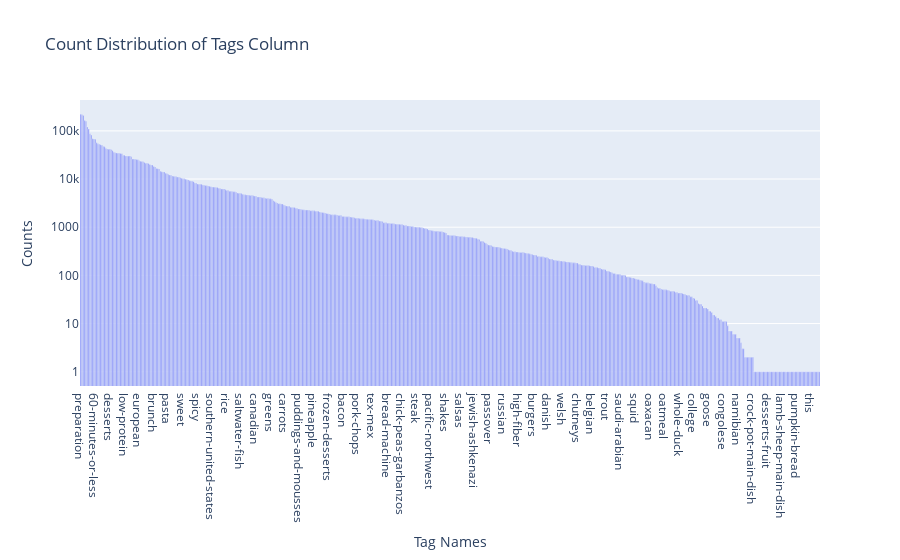

Notebook cell for this chart:
### Code cell
obj.display_tag_distribution()

### Figure 1 — Plotly figure (JSON) as saved in the notebook; plotly's stock layout.template omitted (floating-point values rounded to 4 significant figures; data arrays with more than 128 entries replaced by an {"elided": "..."} marker saying what was removed)
{"data": [{"alignmentgroup": "True", "hovertemplate": "0=%{x}<br>1=%{y}<extra></extra>", "legendgroup": "", "marker": {"color": "#636efa", "pattern": {"shape": ""}}, "name": "", "offsetgroup": "", "orientation": "v", "showlegend": false, "textposition": "auto", "type": "bar", "x": {"elided": "557 str values"}, "xaxis": "x", "y": {"elided": "557 int values"}, "yaxis": "y"}], "layout": {"barmode": "relative", "legend": {"tracegroupgap": 0}, "title": {"text": "Count Distribution of Tags Column"}, "xaxis": {"anchor": "y", "domain": [0, 1], "title": {"text": "Tag Names"}}, "yaxis": {"anchor": "x", "domain": [0, 1], "dtick": 1, "tick0": 0, "tickmode": "linear", "title": {"text": "Counts"}, "type": "log"}}}
